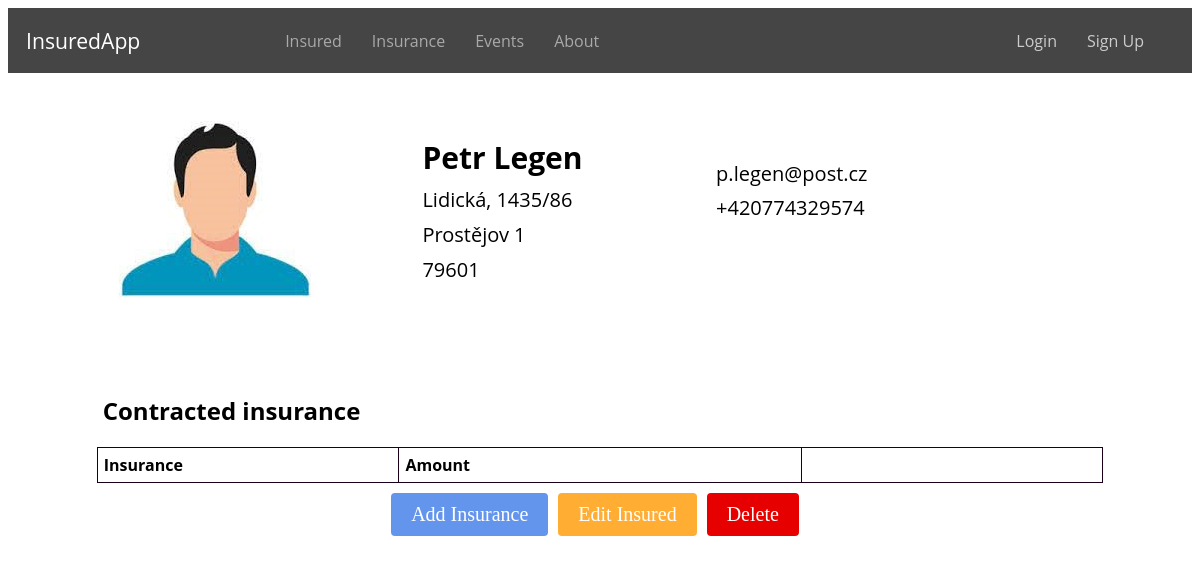
/insured/6/, run on an earlier commit of the app's database.
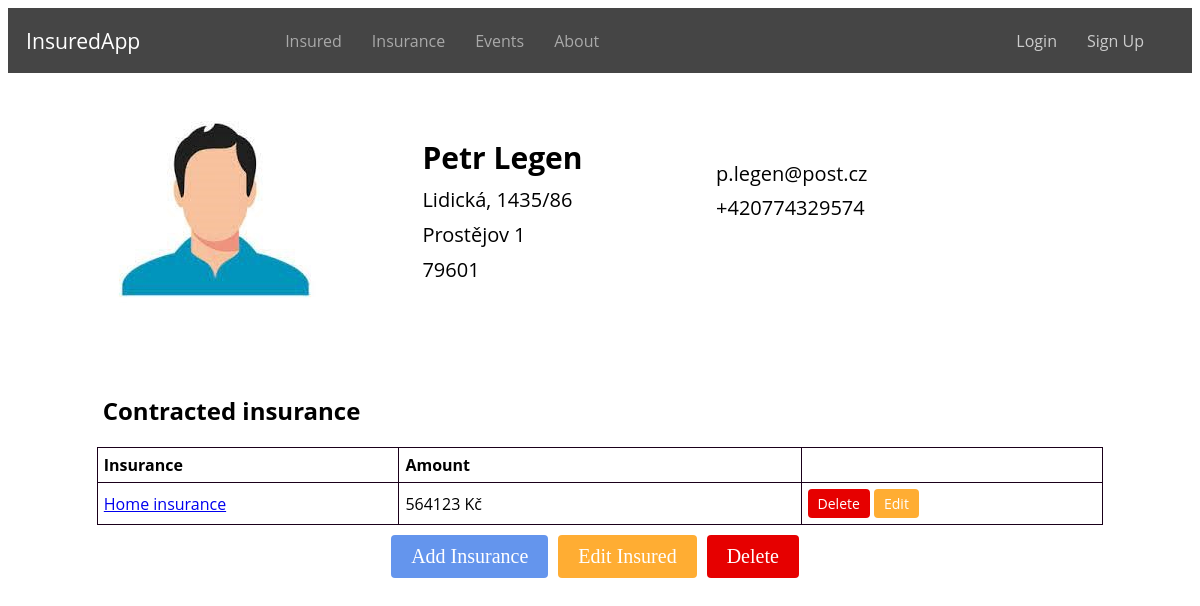
And on a later commit of the database.
### evidence/models.py (models this page shows, shortened)
class Insurance(models.Model):
    INSURANCE_TYPE = (
        ('home', 'Home insurance'),
        ('car', 'Car insurance'),
        ('property', 'Property insurance'),
    )
    insurance = models.ManyToManyField(Insured, related_name='insurance')
    type = models.CharField(max_length=32, choices=INSURANCE_TYPE)
    subject = models.CharField(max_length=32)
    amount = models.CharField(max_length=32)
    valid_from = models.DateField()
    valid_until = models.DateField()
    class Meta:
        ordering = ['id']

### evidence/views.py (the view)
# urls.py: path('insured/<int:insured_id>/', views.insured_detail, name='insured_detail'),
def insured_detail(request, insured_id):
    insured = get_object_or_404(Insured, pk=insured_id)
    return render(request, 'insured_detail.html', {'insured': insured, 'insured_id': insured_id})

### evidence/templates/insured_detail.html (shortened to what this page needs)
{% extends 'base.html' %}
{% load static %}
{% block content %}
    <div class="insured-info">
        <div class="thumbnail">
            {% if insured.profile_photo %}
                <img src="{{ insured.profile_photo.url }}" alt="Thumbnail">
            {% else %}
                <img src="{% static 'evidence/default_thumbnail.jpg' %}" alt="Default Thumbnail">
            {% endif %}
        </div>
        <div class="personal-info">
            <p class="name">{{ insured.first_name }} {{ insured.last_name }}</p>
            <p>{{ insured.street }}</p>
            <p>{{ insured.city }}</p>
            <p>{{ insured.zipcode }}</p>
        </div>
        <div class="contact-info">
            <p>{{ insured.email }}</p>
            <p>{{ insured.phone }}</p>
        </div>
    </div>
    <div class="insured-policies">
        <h2 class="insured-h">Contracted insurance</h2>
        <table class="policies-table">
            <thead>
                <tr>
                    <th>Insurance</th>
                    <th>Amount</th>
                    <th></th>
                </tr>
            </thead>
            <tbody>
            {% for policy in insured.insurance.all %}
                <tr>
                    <td><a href="{% url 'insurance_detail' insurance_id=policy.id %}">{{ policy.get_type_display }}</a></td>
                    <td>{{ policy.amount }} Kč</td>
                  <td>
                        <a href="{% url 'delete_insurance' insurance_id=policy.id %}" class="button button-delete" onclick="return confirm('Are you sure you want to delete this insurance?')">Delete</a>
                        <a href="{% url 'edit_insurance' insurance_id=policy.id %}" class="button button-edit">Edit</a>
                    </td>
                </tr>
            {% endfor %}
            </tbody>
        </table>
    </div>
    <div class="main-buttons">
        <a href="{% url 'add_insurance' insured_id=insured.id %}" class="button button-add">Add Insurance</a>
        <a href="{% url 'edit_insured' insured.id %}" class="button button-edit">Edit Insured</a>
        <a href="{% url 'delete_insured' insured.id %}" class="button button-delete" onclick="return confirm('Are you sure you want to delete this insured?')">Delete</a>
    </div>
{% endblock %}

What changed in the data, as far as the page shows it:
added Insurance: type "Home insurance", amount "564123"
